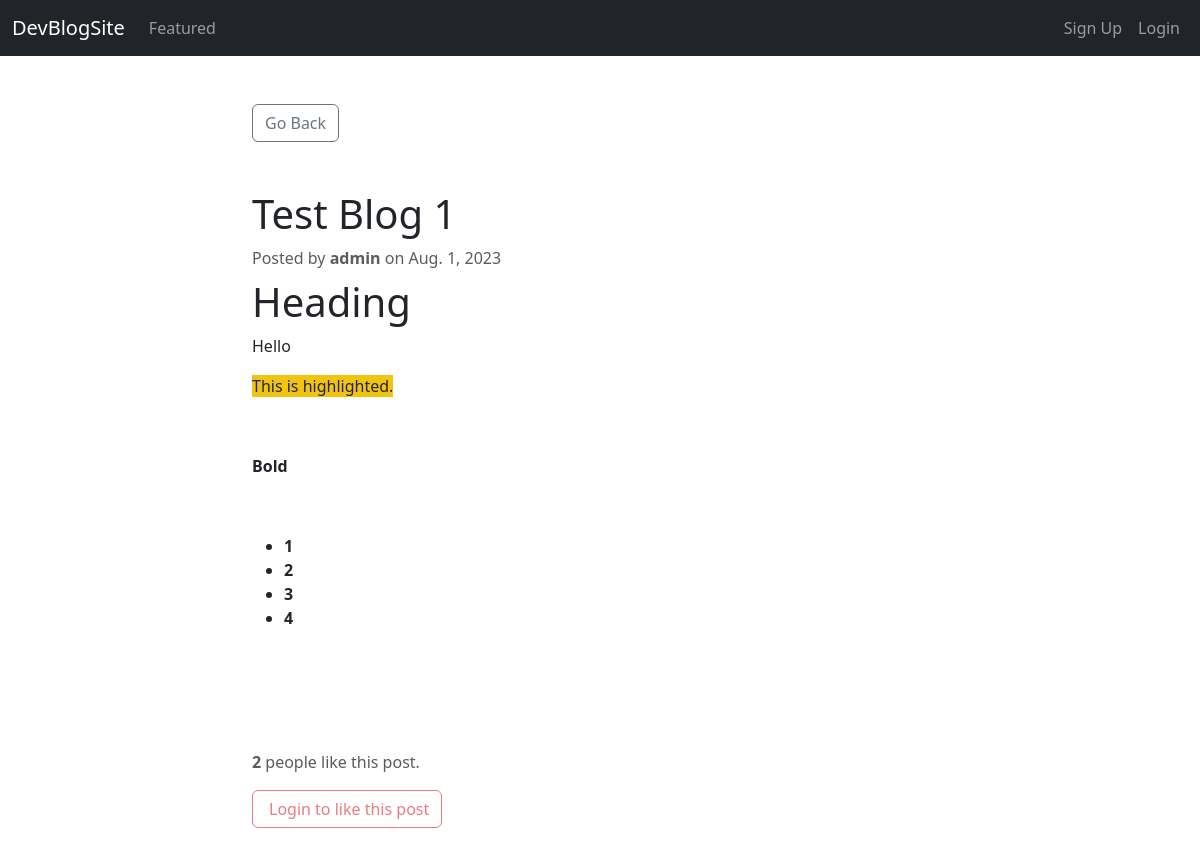
Page /2/ on the committed database.
### blogapp/models.py (models this page shows)
class Article(models.Model):
    title = models.CharField(max_length=255)
    content = HTMLField()
    date = models.DateField(auto_now_add=True)
    author = models.ForeignKey(User, on_delete=models.CASCADE)
    featured = models.BooleanField(default=False)
    likes = models.ManyToManyField(User, related_name='likes', blank=True)

### blogapp/views.py (the view)
# urls.py: path('<int:pk>/', DetailArticleView.as_view(), name='detail_article'),
class DetailArticleView(DetailView):
    model = Article
    template_name = 'blogapp/blog_post.html'
    def get_context_data(self, *args, **kwargs):
        context = super(DetailArticleView, self).get_context_data(*args, **kwargs)
        context['liked_by_user'] = False
        article = Article.objects.get(id=self.kwargs.get('pk'))
        if article.likes.filter(pk=self.request.user.id).exists():
            context['liked_by_user'] = True
        return context

### blogapp/templates/blogapp/blog_post.html (shortened to what this page needs)
{% extends 'blogapp/base.html' %}
{% block content %}
<div class="container" style="width: 60%;">
    <div class="row my-4">
        <div>
            <a class="btn btn-outline-secondary my-4" href="{% url 'index' %}">Go Back</a>
        </div>
    </div>
    <div class="row my-4">
        <div class="">
            <h1>{{object.title}}</h1>
            <p class="my-2 text-muted" style="text-align: left;">Posted by <strong>{{object.author.username}}</strong> on {{object.date}}</p>
            <div class="" style="text-align: left;">
                {{object.content|safe}}
            </div>
        </div>
    </div>
    <div class="row my-4">
        <div class="my-4">
            {% if object.likes.count == 1 %}
            <p class="text-muted" style="text-align: left;"><strong>{{object.likes.count}}</strong> person likes this post.
            </p>
            {% else %}
            <p class="text-muted" style="text-align: left;"><strong>{{object.likes.count}}</strong> people like this post.
            </p>
            {% endif %}
            {% if request.user.is_authenticated %}
                {% if liked_by_user %}
                    <form action="{% url 'like_article' object.id %}" method="post">
                        {% csrf_token %}
                        <button type="submit" class="btn btn-outline-secondary"><ion-icon name="heart-dislike-outline" style="margin: -2px 2px;"></ion-icon> Unlike this post.</button>
                    </form>
                {% else %}
                    <form action="{% url 'like_article' object.id %}" method="post">
                        {% csrf_token %}
                        <button type="submit" class="btn btn-outline-danger"><ion-icon name="heart-outline" style="margin: -2px 2px;"></ion-icon> Like this post.</button>
                    </form>
                {% endif %}
            {% else %}
                <button class="btn btn-outline-danger" disabled> Login to like this post</button>
            {% endif %}
        </div>
    </div>
</div>
{% endblock content %}

### rows in the picture
Article: title "Test Blog 1", author.username "admin", date "Aug. 1, 2023", content "Heading Hello This is highlighted. Bold 1 2 3 4", likes.count "2"
